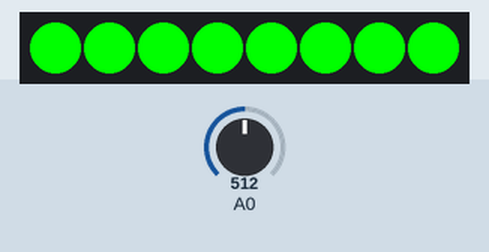
A sketch run on a simulated Arduino Uno, built with avr-gcc and run on an emulated ATmega328P. Shown: 8 RGB LEDs in strip order, left to right. The inputs (shaded band) are chosen by the test bench; at power-on: A0 = 512. The strip is taken to match the declared colour order; what the sketch prints to the serial monitor is not drawn.

Above: at 1.2 s.
1.3 s: A0 set to 306
At 2.5 s:
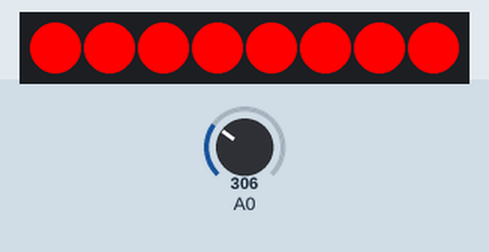
2.8 s: A0 set to 122
At 3.7 s:
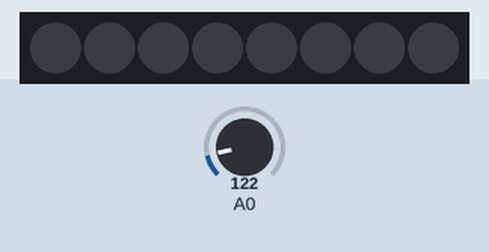
4.3 s: A0 set to 900
At 4.8 s:
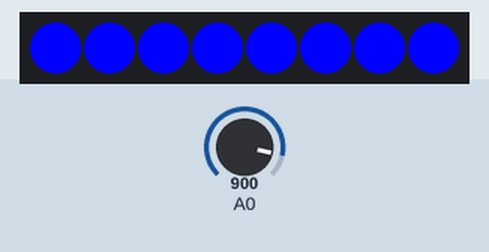
5.8 s: A0 set to 1023
At 7.0 s:
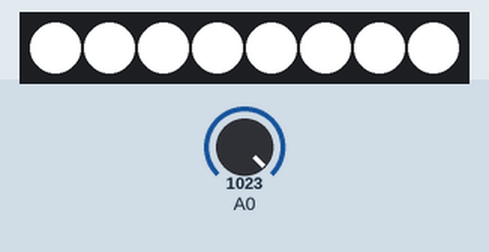
7.3 s: A0 set to 716
At 8.3 s:
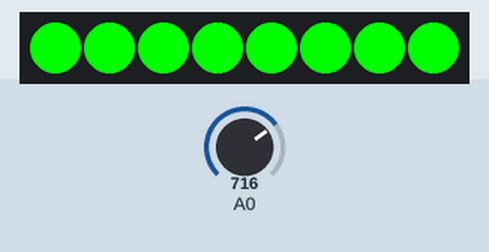
Timing chart, 0 to 7.8 s (numbered marks = the images above; inputs shaded):
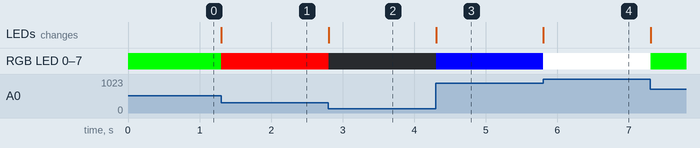

The sketch:

4_4.ino
```cpp
#include <Adafruit_NeoPixel.h>
Adafruit_NeoPixel RGB_LED = Adafruit_NeoPixel(8, 3, NEO_RGB + NEO_KHZ800);

void setup(){
  Serial.begin(9600);
  RGB_LED.begin();
  RGB_LED.show();
}

void loop(){
  int poten = analogRead(A0);
  poten = map(poten, 0, 1023, 0, 4);
  Serial.println(poten);

  if(poten == 0){
    for(int i=0; i<8; i++){RGB_LED.setPixelColor(i, 0, 0, 0);}
  }
  else if(poten == 1){
    for(int i=0; i<8; i++){RGB_LED.setPixelColor(i, 255, 0, 0);}
  }
  else if(poten == 2){
    for(int i=0; i<8; i++){RGB_LED.setPixelColor(i, 0, 255, 0);}
  }
  else if(poten == 3){
    for(int i=0; i<8; i++){RGB_LED.setPixelColor(i, 0, 0, 255);}
  }
  else{
    for(int i=0; i<8; i++){RGB_LED.setPixelColor(i, 255, 255, 255);}
  }
  RGB_LED.show();
}
```

Measured:
- after the input at 1.3 s, RGB LED 0–7: RGB(0, 255, 0) → RGB(255, 0, 0) at once; the LEDs: change at once (image 1)
- after the input at 2.8 s, RGB LED 0–7: RGB(255, 0, 0) → off at once; the LEDs: change at once (image 2)
- after the input at 4.3 s, RGB LED 0–7: off → RGB(0, 0, 255) at once; the LEDs: change at once (image 3)
- after the input at 5.8 s, RGB LED 0–7: RGB(0, 0, 255) → RGB(255, 255, 255) at once; the LEDs: change at once (image 4)
- after the input at 7.3 s, RGB LED 0–7: RGB(255, 255, 255) → RGB(0, 255, 0) at once
